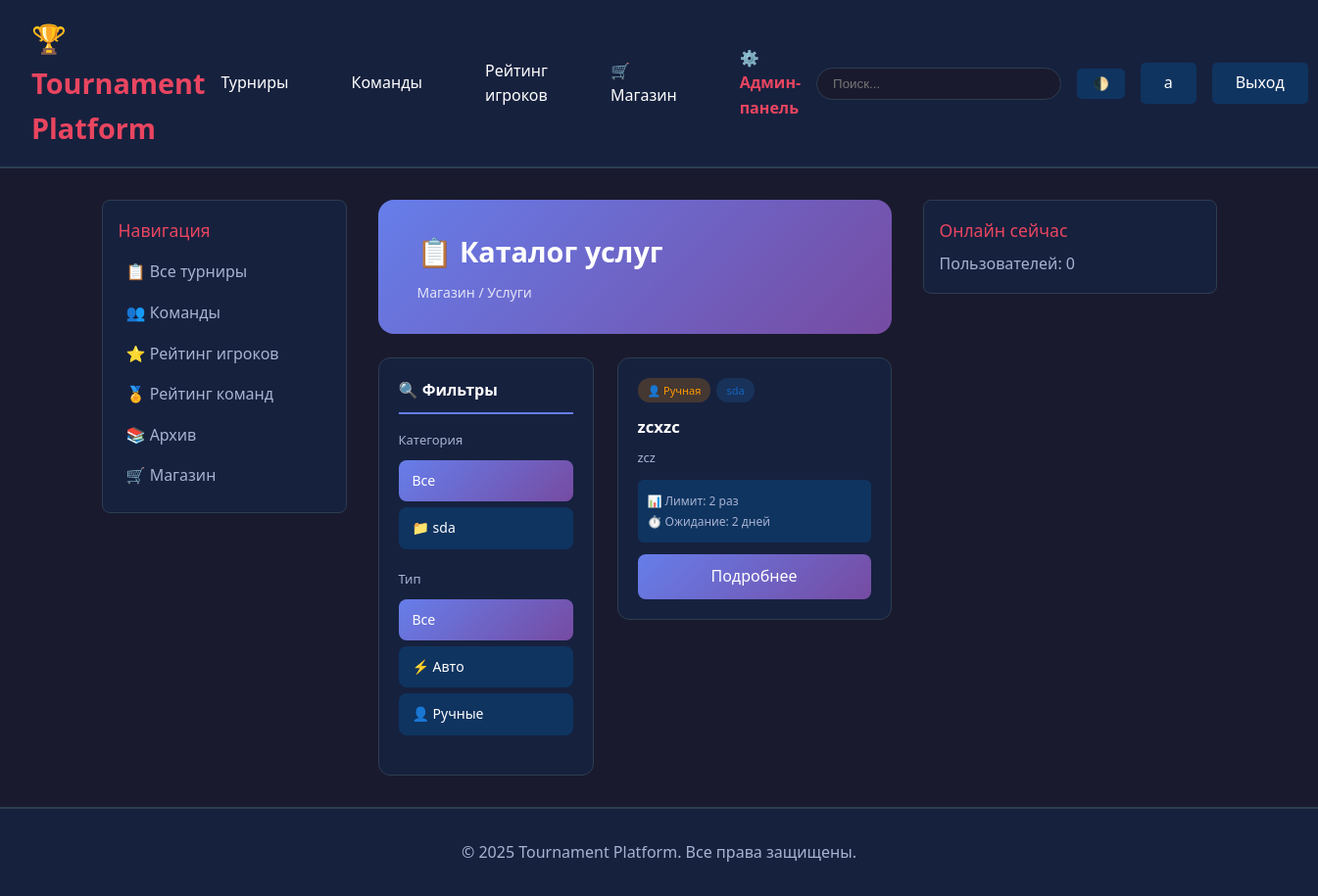
/shop/services/ (signed in), run on the app's committed database.
### accounts/models.py (models this page shows, shortened)
class User(AbstractUser):
    ROLE_CHOICES = [
        ('player', 'Игрок'),
        ('captain', 'Капитан'),
        ('moderator', 'Модератор'),
        ('admin', 'Администратор'),
    ]
    role = models.CharField(max_length=20, choices=ROLE_CHOICES, default='player')
    discord_id = models.CharField(max_length=100, blank=True, null=True, unique=True)
    discord_username = models.CharField(max_length=100, blank=True, null=True)
    avatar = models.ImageField(upload_to='avatars/', blank=True, null=True)
    bio = models.TextField(blank=True)
    objects = CustomUserManager()
    class Meta:
        verbose_name = 'Пользователь'
        verbose_name_plural = 'Пользователи'

### shop/models.py (models this page shows, shortened)
class ServiceCategory(models.Model):
    CATEGORY_TYPES = [
        ('league', 'Лига'),
        ('server', 'Игровой сервер'),
        ('other', 'Другое'),
    ]
    name = models.CharField('Название', max_length=100)
    slug = models.SlugField('Slug', unique=True)
    category_type = models.CharField('Тип категории', max_length=20, choices=CATEGORY_TYPES, default='other')
    description = models.TextField('Описание', blank=True)
    icon = models.CharField('Иконка (CSS класс)', max_length=50, blank=True)
    order = models.IntegerField('Порядок сортировки', default=0)
    is_active = models.BooleanField('Активна', default=True)
    class Meta:
        verbose_name = 'Категория услуг'
        verbose_name_plural = 'Категории услуг'
        ordering = ['order', 'name']

class Service(models.Model):
    PROCESSING_TYPES = [
        ('auto', 'Автоматическая'),
        ('manual', 'Требует обработки администратором'),
    ]
    AUTO_ACTIONS = [
        ('remove_league_ban', 'Снятие бана в лиге'),
        ('change_nickname', 'Смена никнейма'),
    ]
    category = models.ForeignKey(ServiceCategory, on_delete=models.CASCADE,
                                 related_name='services', verbose_name='Категория')
    name = models.CharField('Название услуги', max_length=200)
    slug = models.SlugField('Slug', unique=True)
    description = models.TextField('Описание')
    processing_type = models.CharField('Тип обработки', max_length=20,
                                       choices=PROCESSING_TYPES, default='manual')
    auto_action = models.CharField('Автоматическое действие', max_length=50, blank=True,
                                   choices=AUTO_ACTIONS,
                                   help_text='Для автоматических услуг')
    is_active = models.BooleanField('Активна', default=True)
    is_featured = models.BooleanField('Рекомендуемая', default=False)
    order = models.IntegerField('Порядок сортировки', default=0)
    max_uses_per_user = models.IntegerField('Максимум использований на пользователя',
                                            null=True, blank=True)
    cooldown_days = models.IntegerField('Период ожидания (дней)', null=True, blank=True)
    created_at = models.DateTimeField('Создано', auto_now_add=True)
    updated_at = models.DateTimeField('Обновлено', auto_now=True)
    class Meta:
        verbose_name = 'Услуга'
        verbose_name_plural = 'Услуги'
        ordering = ['category', 'order', 'name']
        indexes = [
            models.Index(fields=['is_active', 'category']),
            models.Index(fields=['processing_type']),
        ]

### shop/views.py (the view)
# urls.py: path('services/', views.service_list, name='service_list'),
@login_required
def service_list(request):
    services = Service.objects.filter(is_active=True).select_related('category')
    category_slug = request.GET.get('category')
    if category_slug:
        services = services.filter(category__slug=category_slug)
    processing_type = request.GET.get('type')
    if processing_type:
        services = services.filter(processing_type=processing_type)
    categories = ServiceCategory.objects.filter(is_active=True)
    context = {
        'services': services,
        'categories': categories,
        'current_category': category_slug,
        'current_type': processing_type,
    }
    return render(request, 'shop/service_list.html', context)

### templates/shop/service_list.html (shortened to what this page needs)
{% extends 'base.html' %}
{% block content %}
<div class="shop-header">
    <h1>📋 Каталог услуг</h1>
    <div class="breadcrumb"><a href="{% url 'shop:index' %}">Магазин</a> / Услуги</div>
</div>
<div class="content-grid">
    <aside class="filters-card">
        <div class="filter-title">🔍 Фильтры</div>
        <div class="filter-group">
            <span class="filter-label">Категория</span>
            <a href="{% url 'shop:service_list' %}{% if current_type %}?type={{ current_type }}{% endif %}" class="filter-btn {% if not current_category %}active{% endif %}">Все</a>
            {% for category in categories %}
            <a href="?category={{ category.slug }}{% if current_type %}&type={{ current_type }}{% endif %}" class="filter-btn {% if current_category == category.slug %}active{% endif %}">
                {% if category.category_type == 'league' %}🏆{% elif category.category_type == 'server' %}🖥️{% else %}📁{% endif %} {{ category.name }}
            </a>
            {% endfor %}
        </div>
        <div class="filter-group">
            <span class="filter-label">Тип</span>
            <a href="{% url 'shop:service_list' %}{% if current_category %}?category={{ current_category }}{% endif %}" class="filter-btn {% if not current_type %}active{% endif %}">Все</a>
            <a href="?type=auto{% if current_category %}&category={{ current_category }}{% endif %}" class="filter-btn {% if current_type == 'auto' %}active{% endif %}">⚡ Авто</a>
            <a href="?type=manual{% if current_category %}&category={{ current_category }}{% endif %}" class="filter-btn {% if current_type == 'manual' %}active{% endif %}">👤 Ручные</a>
        </div>
    </aside>
    <main>
        {% if services %}
        <div class="services-grid">
            {% for service in services %}
            <div class="service-card">
                <div class="service-badges">
                    {% if service.processing_type == 'auto' %}
                        <span class="badge badge-auto">⚡ Авто</span>
                    {% else %}
                        <span class="badge badge-manual">👤 Ручная</span>
                    {% endif %}
                    <span class="badge badge-category">{{ service.category.name }}</span>
                </div>
                <h3>{{ service.name }}</h3>
                <p>{{ service.description|truncatewords:20 }}</p>
                {% if service.max_uses_per_user or service.cooldown_days %}
                <div class="service-limits">
                    {% if service.max_uses_per_user %}<span>📊 Лимит: {{ service.max_uses_per_user }} раз</span>{% endif %}
                    {% if service.cooldown_days %}<span>⏱️ Ожидание: {{ service.cooldown_days }} дней</span>{% endif %}
                </div>
                {% endif %}
                <a href="{% url 'shop:service_detail' service.id %}" class="service-btn">Подробнее</a>
            </div>
            {% endfor %}
        </div>
        {% endif %}
    </main>
</div>
{% endblock %}

### templates/base.html (shortened to what this page needs)
<!DOCTYPE html>
<html lang="ru">
<head>
</head>
<body>
    <header>
        <div class="header-container">
            <a href="{% url 'tournaments:index' %}" class="logo">🏆 Tournament Platform</a>
<nav>
    <a href="{% url 'tournaments:tournament_list' %}">Турниры</a>
    {% if user.is_authenticated %}
        {% if user.role in 'player,captain' %}
            <a href="{% url 'teams:team_list' %}">Команды</a>
        {% else %}
            <a href="{% url 'teams:team_list' %}">Команды</a>
        {% endif %}
    {% else %}
        <a href="{% url 'teams:team_list' %}">Команды</a>
    {% endif %}
    <a href="{% url 'ratings:player_ratings' %}">Рейтинг игроков</a>
    <a href="{% url 'shop:index' %}">🛒 Магазин</a>
    {% if user.is_authenticated %}
        {% if user.is_staff or user.is_superuser %}
            <a href="{% url 'admin_panel:dashboard' %}" style="color: var(--accent); font-weight: bold;">
                ⚙️ Админ-панель
            </a>
        {% endif %}
    {% endif %}
</nav>
            <div class="user-menu">
                <div class="search-box">
                    <form action="{% url 'tournaments:search' %}" method="get">
                        <input type="text" name="q" placeholder="Поиск..." />
                    </form>
                </div>
                <button class="theme-toggle" onclick="toggleTheme()">🌓</button>
                {% if user.is_authenticated %}
                    <a href="{% url 'accounts:profile' user.username %}" class="btn btn-secondary">
                        {{ user.username }}
                    </a>
                    <a href="{% url 'accounts:logout' %}" class="btn btn-secondary">Выход</a>
                {% else %}
                    <a href="{% url 'accounts:login' %}" class="btn btn-primary">Вход</a>
                {% endif %}
            </div>
        </div>
    </header>
    <div class="container">
        <aside class="sidebar">
            <div class="sidebar-item">
                <div class="sidebar-title">Навигация</div>
                <a href="{% url 'tournaments:tournament_list' %}" class="sidebar-link">📋 Все турниры</a>
                <a href="{% url 'teams:team_list' %}" class="sidebar-link">👥 Команды</a>
                <a href="{% url 'ratings:player_ratings' %}" class="sidebar-link">⭐ Рейтинг игроков</a>
                <a href="{% url 'ratings:team_ratings' %}" class="sidebar-link">🏅 Рейтинг команд</a>
                <a href="{% url 'tournaments:archive' %}" class="sidebar-link">📚 Архив</a>
                <a href="{% url 'shop:index' %}" class="sidebar-link">🛒 Магазин</a>
            </div>
        </aside>
        <main>
            {% block content %}{% endblock %}
        </main>
        <aside class="sidebar">
            {% block right_sidebar %}
            <div class="sidebar-item">
                <div class="sidebar-title">Онлайн сейчас</div>
                <p style="color: var(--text-secondary);">Пользователей: {{ online_count|default:0 }}</p>
            </div>
            {% endblock %}
        </aside>
    </div>
    <footer>
        <p>&copy; 2025 Tournament Platform. Все права защищены.</p>
    </footer>
</body>
</html>

### templates/base.html (style rules this page uses)
* { margin: 0; padding: 0; box-sizing: border-box; }
:root { --primary-bg: #1a1a2e; --secondary-bg: #16213e; --card-bg: #0f3460; --accent: #e94560; --text-primary: #ffffff; --text-secondary: #a8b2d1; --border: #2c3e50; }
html { height: 100%; }
body { font-family: 'Segoe UI', Tahoma, Geneva, Verdana, sans-serif; background: var(--primary-bg); color: var(--text-primary); line-height: 1.6; display: flex; flex-direction: column; min-height: 100vh; }
header { background: var(--secondary-bg); padding: 1rem 0; border-bottom: 2px solid var(--border); position: sticky; top: 0; z-index: 1000; flex-shrink: 0; }
.header-container { max-width: 1600px; margin: 0 auto; padding: 0 2rem; display: flex; justify-content: space-between; align-items: center; }
.logo { font-size: 1.8rem; font-weight: bold; color: var(--accent); text-decoration: none; }
nav { display: flex; gap: 2rem; align-items: center; }
nav a { color: var(--text-primary); text-decoration: none; padding: 0.5rem 1rem; border-radius: 5px; transition: all 0.3s; }
.search-box { position: relative; }
.search-box input { padding: 0.5rem 1rem; border: 1px solid var(--border); border-radius: 20px; background: var(--primary-bg); color: var(--text-primary); width: 250px; }
.user-menu { display: flex; gap: 1rem; align-items: center; }
.btn { padding: 0.5rem 1.5rem; border: none; border-radius: 5px; cursor: pointer; text-decoration: none; display: inline-block; transition: all 0.3s; font-size: 1rem; }
.btn-secondary { background: var(--card-bg); color: var(--text-primary); }
.container { max-width: 1600px; margin: 0 auto; padding: 2rem; display: grid; grid-template-columns: 250px 1fr 300px; gap: 2rem; flex: 1 0 auto; }
.sidebar { position: sticky; top: 80px; height: fit-content; }
.sidebar-item { background: var(--secondary-bg); padding: 1rem; border-radius: 8px; margin-bottom: 1rem; border: 1px solid var(--border); }
.sidebar-title { font-size: 1.1rem; margin-bottom: 0.5rem; color: var(--accent); }
.sidebar-link { display: block; color: var(--text-secondary); text-decoration: none; padding: 0.5rem; border-radius: 5px; transition: all 0.3s; }
footer { background: var(--secondary-bg); padding: 2rem 0; margin-top: auto; border-top: 2px solid var(--border); text-align: center; color: var(--text-secondary); flex-shrink: 0; }
.theme-toggle { background: var(--card-bg); border: none; color: var(--text-primary); padding: 0.5rem 1rem; border-radius: 5px; cursor: pointer; }

### data on the page
User: username "a"
ServiceCategory: name "sda"
Service: processing_type "👤 Ручная", category.name "sda", name "zcxzc", description "zcz", max_uses_per_user "2", cooldown_days "2"

### other printed values
{{ online_count|default:0 }} "0"
